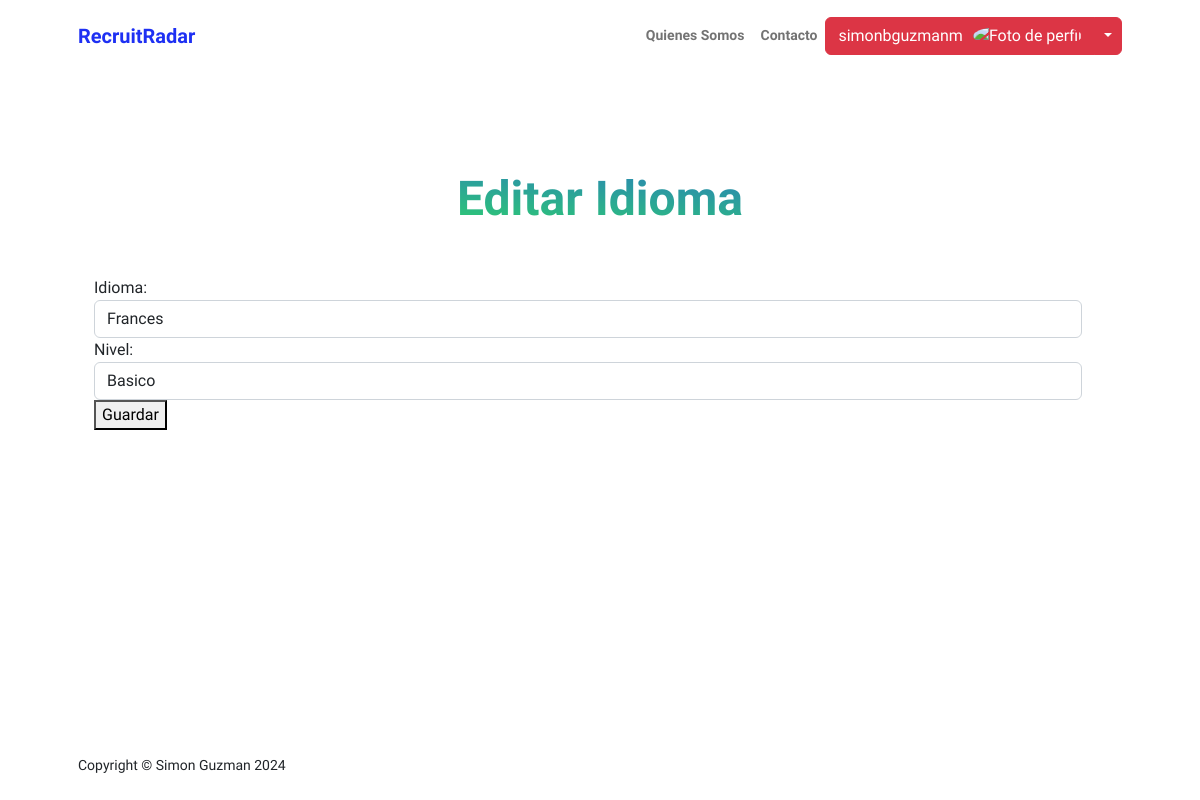
Page /appUsers/editaridioma/2 (signed in) on the earlier database version.
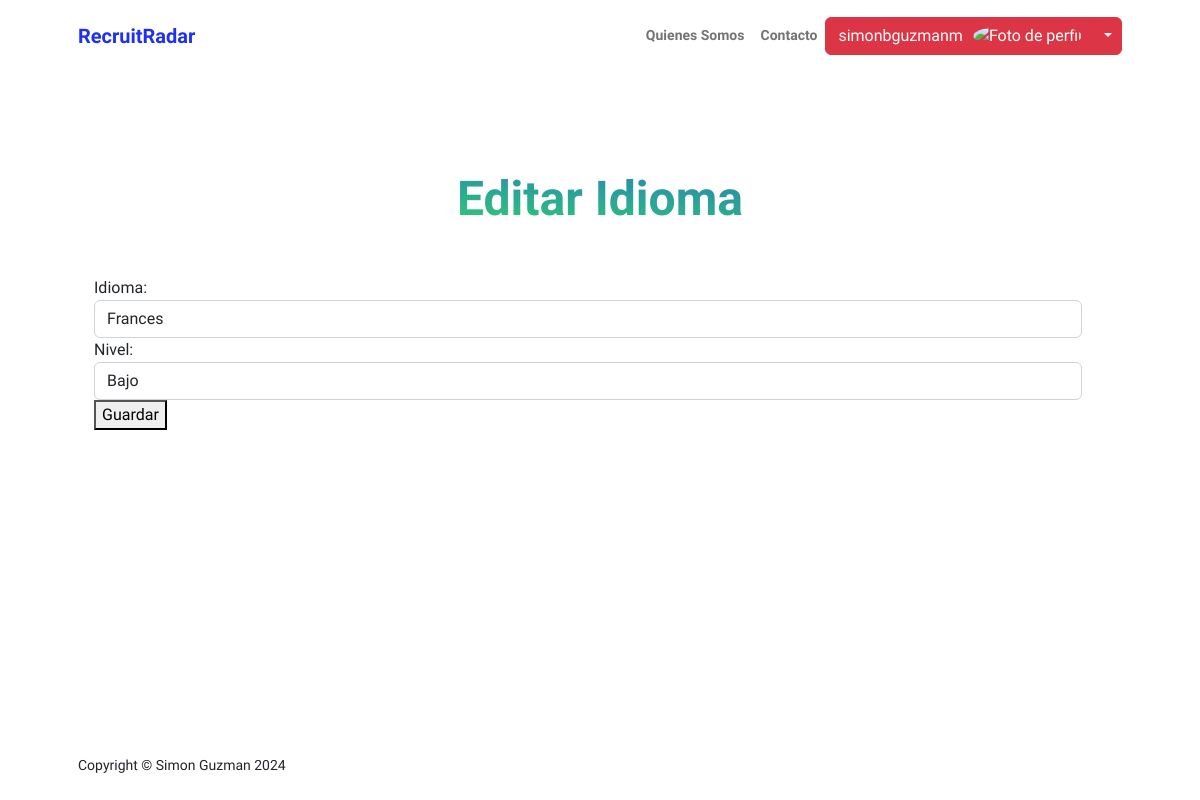
Same page on the later database version.
### appUsers/models.py (models this page shows, shortened)
class Idiomas(models.Model):
    user = models.ForeignKey(User, on_delete=models.CASCADE, null=True)
    idioma = models.CharField(max_length=50)
    nivel = models.CharField(max_length=20)

### appUsers/views.py (the view, shortened to what this page needs)
# urls.py: path('editaridioma/<str:id>', views.editar_idioma, name='EditaIdioma'),
def editar_idioma(request,id):
    resp=""
    idiomadata = Idiomas.objects.get(id=id)
    form = IdiomaFormulario(initial={'idioma':idiomadata.idioma,'nivel':idiomadata.nivel})
    return render(request,"appUsers/editaridioma.html",{"resp":resp,"form":form,"avatar":request.session.get('foto-avatar', 'none')})

### appUsers/forms.py
class IdiomaFormulario(forms.Form):
    idioma = forms.CharField(label='Idioma', max_length=100,widget=forms.TextInput(attrs={'class': 'form-control','placeholder': 'Ej: Portugues'}))
    nivel = forms.CharField(label='Nivel', max_length=100,widget=forms.TextInput(attrs={'class': 'form-control','placeholder': 'Ej: Basico'}))
    def __init__(self, *args, **kwargs):
        super().__init__(*args, **kwargs)
        self.helper = FormHelper(self)
        self.helper.layout = Layout(
            'idioma',
            'nivel',
            Submit('submit', 'Guardar', css_class='btn btn-primary')
        )

### appUsers/templates/appUsers/editaridioma.html (shortened to what this page needs)
{% extends "appUsers/base.html" %}
{% load static %}
{% block datosDinamicos %}
<header class="py-5">
    <div class="container px-5 pb-5">
        <section>
            <div class="container px-3" style="margin-top: 50px;">
                <div class="text-center mb-5">
                    <h1 class="display-5 fw-bolder mb-0"><span class="text-gradient d-inline">Editar Idioma</span></h1>
                </div>
                <div class="row">
                    <div class="row">
                        <form  action="" method="POST">
                             {{form.as_table}}
                             <button type="submit">Guardar</button>
                        </form>
                 </div>
                </div>
            </div>
        </section>
    </div>
</header>
{% endblock %}

Differences in the rows shown:
changed Idiomas "Frances": nivel "Basico" → "Bajo"
